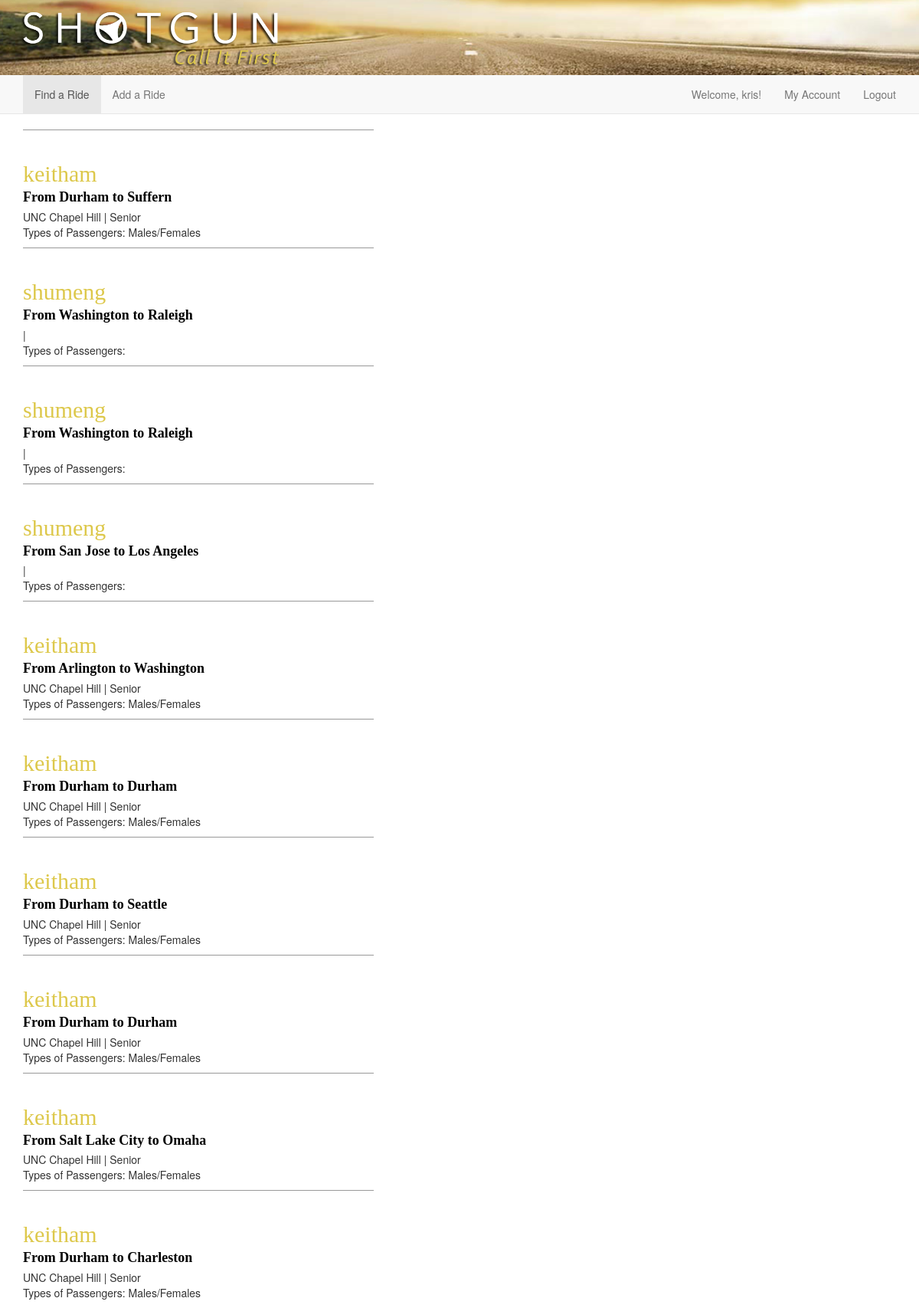
Page /rides/ (signed in) on the committed database.
### drive/models.py (models this page shows, shortened)
class Ride(models.Model):
    driver = models.ForeignKey(User)
    fromLocation = models.ForeignKey('Location', related_name='ride_from_set')
    toLocation = models.ForeignKey('Location', related_name='ride_to_set')
    leavingOn = models.DateField()
    gasMoney = models.DecimalField(max_digits=6, decimal_places=2)
    luggageRoom = models.IntegerField()

class Location(models.Model):
    lat = models.DecimalField(max_digits=10, decimal_places=6)
    lng = models.DecimalField(max_digits=10, decimal_places=6)
    formattedAddress = models.CharField(max_length=255)
    city = models.CharField(max_length=255)

class ShotgunProfile(models.Model):
    YEARS = (
        ('Freshman', 'Freshman'),
        ('Sophomore', 'Sophomore'),
        ('Junior', 'Junior'),
        ('Senior', 'Senior'),
        ('Professor', 'Professor'),
    )
    SCHOOLS = (
        ('UNC Chapel Hill', 'UNC Chapel Hill'),
    )
    PASSENGERS = (
        ('Males', 'Males'),
        ('Females', 'Females'),
        ('Males/Females', 'Males/Females'),
    )
    user = models.OneToOneField(User, related_name='shotgunprofile')
    avatar = models.ImageField(upload_to='images/avatars/', default='', blank=True)
    school = models.CharField(max_length=50, choices=SCHOOLS, default='UNC Chapel Hill')
    year = models.CharField(max_length=10, choices=YEARS, default='Freshman')
    passengers = models.CharField(max_length=15, choices=PASSENGERS, default='Males/Females')

### drive/views.py (the view)
# urls.py: url(r'^rides/$', views.rides_index, name='rides_index'),
def rides_index(request):
    rides = Ride.objects.all()
    paginator = Paginator(rides, 10)
    page = request.GET.get('page')
    try:
        rides = paginator.page(page)
    except PageNotAnInteger:
        rides = paginator.page(1)
    except EmptyPage:
        rides = paginator.page(paginator.num_pages)
    return render(request, 'rides/index.html', {"rides": rides})

### shotgun/resources/templates/rides/index.html (shortened to what this page needs)
{% extends 'layout_header.html' %}
{% block content %}
    <div class="col-md-5">
    <section id="section-ride-index">
        {% for ride in rides %}
            <div class="ride">
                <h2>{{ride.driver.username}}</h2>
                <h4>From {{ride.fromLocation.city}} to {{ride.toLocation.city}}</h4>
                <p>
                    {{ride.driver.shotgunprofile.school}} |
                    {{ride.driver.shotgunprofile.year}}<br>
                    Types of Passengers: {{ride.driver.shotgunprofile.passengers}}<br>
                </p>
            </div>
        {% endfor %}
    </section>
    </div>
        <div class="col-md-6 col-md-offset-1">
    </div>
{% endblock %}

### shotgun/resources/templates/navbar.html (shortened to what this page needs)
<nav class="navbar navbar-default navbar-static-top" role="navigation">
    <div class="container">
        <div class="collapse navbar-collapse" id="bs-example-navbar-collapse-1">
            <ul class="nav navbar-nav">
                <li{% if active == 'find' %} class="active"{% endif %}><a href="{% url 'drive.views.rides_search' %}">Find a Ride</a></li>
                <li{% if active == 'add' %} class="active"{% endif %}><a href="{% url 'drive.views.rides_new' %}">Add a Ride</a></li>
            </ul>
            {% if user.is_authenticated %}
                <ul class="nav navbar-nav navbar-right">
                    <p class="navbar-text hidden-xs">Welcome, {{user.username}}!</p>
                    <li><a href="{% url 'drive.views.profile_edit' %}">My Account</a></li>
                    <li><a href="{% url 'drive.views.drive_logout' %}">Logout</a></li>
                </ul>
            {% else %}
                <ul class="nav navbar-nav navbar-right">
                    <li><a href="{% url 'drive.views.drive_logout' %}">Log In</a></li>
                </ul>
            {% endif %}
        </div>
    </div>
</nav>

### shotgun/resources/public/css/shotgun.css (style rules this page uses)
html, body { height: 100%; }
h2, h3, h4 { font-family: Avenir; color: #ddc84b; }
.ride { border-top: 1px solid #999999; padding-top: 20px; }
.ride>h4 { color: black; font-weight: bold; margin-top: -5px; }
.ride>p { margin-top: -5px; overflow: auto; }

### rows in the picture
Ride: driver.username "keitham", fromLocation.city "Durham", toLocation.city "Suffern", driver.shotgunprofile.school "UNC Chapel Hill", driver.shotgunprofile.year "Senior", driver.shotgunprofile.passengers "Males/Females"
Ride: driver.username "shumeng", fromLocation.city "Washington", toLocation.city "Raleigh"
Ride: driver.username "shumeng", fromLocation.city "Washington", toLocation.city "Raleigh"
Ride: driver.username "shumeng", fromLocation.city "San Jose", toLocation.city "Los Angeles"
Ride: driver.username "keitham", fromLocation.city "Arlington", toLocation.city "Washington", driver.shotgunprofile.school "UNC Chapel Hill", driver.shotgunprofile.year "Senior", driver.shotgunprofile.passengers "Males/Females"
Ride: driver.username "keitham", fromLocation.city "Durham", toLocation.city "Durham", driver.shotgunprofile.school "UNC Chapel Hill", driver.shotgunprofile.year "Senior", driver.shotgunprofile.passengers "Males/Females"
Ride: driver.username "keitham", fromLocation.city "Durham", toLocation.city "Seattle", driver.shotgunprofile.school "UNC Chapel Hill", driver.shotgunprofile.year "Senior", driver.shotgunprofile.passengers "Males/Females"
Ride: driver.username "keitham", fromLocation.city "Durham", toLocation.city "Durham", driver.shotgunprofile.school "UNC Chapel Hill", driver.shotgunprofile.year "Senior", driver.shotgunprofile.passengers "Males/Females"
Ride: driver.username "keitham", fromLocation.city "Salt Lake City", toLocation.city "Omaha", driver.shotgunprofile.school "UNC Chapel Hill", driver.shotgunprofile.year "Senior", driver.shotgunprofile.passengers "Males/Females"
Ride: driver.username "keitham", fromLocation.city "Durham", toLocation.city "Charleston", driver.shotgunprofile.school "UNC Chapel Hill", driver.shotgunprofile.year "Senior", driver.shotgunprofile.passengers "Males/Females"

### other values in the picture
{{ user.username }} "kris"
